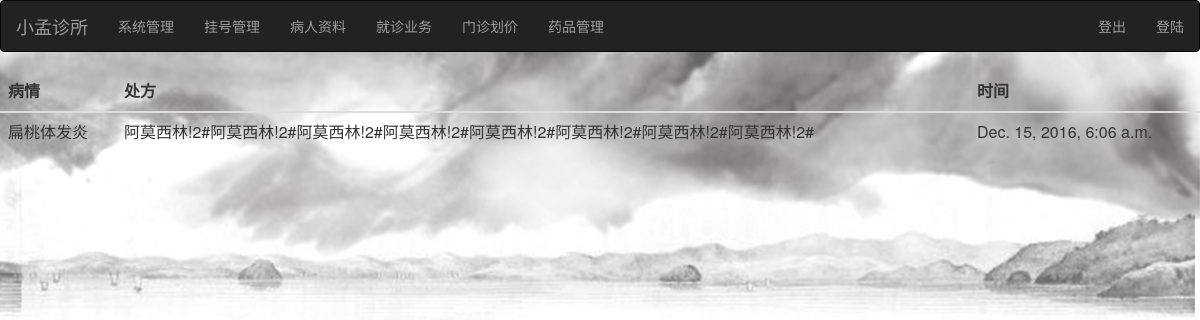
/doctor/diag_record/3/, run on the app's committed database.
### doctor/models.py (models this page shows, shortened)
class Diagnose(models.Model):
    register_num = models.IntegerField(default=0)
    prescription = models.TextField(default='')
    result = models.TextField(default='')
    time = models.DateTimeField(default=datetime.today())
    man = models.CharField(default='temp', max_length=10)
    p_number = models.IntegerField(default=0)

### doctor/views.py (the view)
# urls.py: url(r'^diag_record/([0-9]+)/$', views.diag_record, name='diag_record'),
def diag_record(request, p_num):
    d = Diagnose.objects.filter(p_number=p_num)
    r = []
    for each_diagnose in d:
        r.append((each_diagnose.result, each_diagnose.prescription, each_diagnose.time))
    return render(request, 'doctor/diag_record.html', {'record': r})

### doctor/templates/doctor/diag_record.html
{% extends 'polls/index.html' %}
{% block patient_form %}
  <table class="table">
    <thead>
      <tr>
        <th>病情</th>
        <th>处方</th>
        <th>时间</th>
      </tr>
    </thead>
    <tbody>
    {% for r in record %}
      <tr>
          <td>{{ r.0 }} </td>
          <td>{{ r.1 }}</td>
          <td>{{ r.2 }}</td>
      </tr>
    {% endfor %}
    </tbody>
  </table>
{% endblock %}

### data on the page
Diagnose: result "扁桃体发炎", prescription "阿莫西林!2#阿莫西林!2#阿莫西林!2#阿莫西林!2#阿莫西林!2#阿莫西林!2#阿莫西林!2#阿莫西林!2#", time "Dec. 15, 2016, 6:06 a.m."
